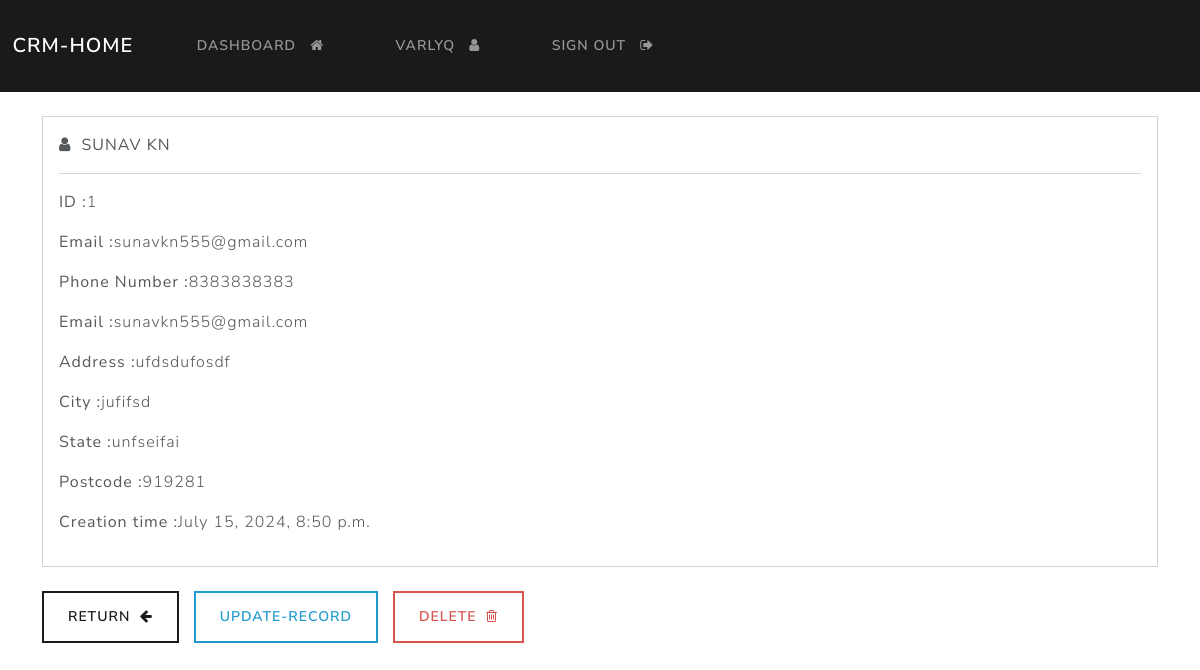
The page /record/1 (signed in) on the database its author committed.
### dcrm/models.py (models this page shows, shortened)
class Record(models.Model):
    creation_date=models.DateTimeField(auto_now_add=True)
    first_name=models.CharField(max_length=100)
    last_name=models.CharField(max_length=100)
    email=models.CharField(max_length=255)
    phone=models.CharField(max_length=15)
    address=models.CharField(max_length=300)
    city=models.CharField(max_length=30)
    state=models.CharField(max_length=30)
    postcode=models.CharField(max_length=8)
    sequence_id = models.PositiveIntegerField(default=0)

### dcrm/views.py (the view)
# urls.py: path('record/<int:pk>',views.singular_record,name="record"),
@login_required(login_url='my-login')
def singular_record(request, pk):
    all_records = Record.objects.get(id=pk)
    context = {'record': all_records}
    return render(request, 'dcrm/view-record.html', context=context)

### dcrm/templates/dcrm/view-record.html (shortened to what this page needs)
{% extends 'dcrm/base.html' %}
{% block content %}
    <div class="card">
        <div class="card-body">
            <i class="fa fa-user" aria-hidden="true"></i>&nbsp;
            <strong>
                {{record.first_name|upper}}
                {{record.last_name|upper }}
            </strong>
            <hr>
            <p><strong>ID :</strong>{{record.id}}</p>
            <p><strong>Email :</strong>{{record.email}}</p>
            <p><strong>Phone Number :</strong>{{record.phone}}</p>
            <p><strong>Email :</strong>{{record.email}}</p>
            <p><strong>Address :</strong>{{record.address}}</p>
            <p><strong>City :</strong>{{record.city}}</p>
            <p><strong>State :</strong>{{record.state}}</p>
            <p><strong>Postcode :</strong>{{record.postcode}}</p>
            <p><strong>Creation time :</strong>{{record.creation_date}}</p>
        </div>
    </div>
    <br>
    <a href="{% url 'dashboard' %}" class="btn btn-outline-primary">Return &nbsp;<i class="fa fa-arrow-left" aria-hidden="true"></i></a>
    <a href="{% url 'update-record' record.id %}" class="btn btn-outline-info">Update-record </a>
    <a href="{% url 'delete-record' record.id %}" class="btn btn-outline-danger">Delete &nbsp;<i class="fa fa-trash-o" aria-hidden="true"></i></a>
{% endblock %}

### dcrm/templates/dcrm/base.html (shortened to what this page needs)
{%load static%}
<!DOCTYPE html>
<html>
    <head>
        <link rel="stylesheet" type="text/css" href="https://bootswatch.com/5/lux/bootstrap.min.css">
        <link rel="stylesheet" type="text/css" href="{% static 'css/styles.css' %}">
        <link rel="stylesheet" href="https://cdnjs.cloudflare.com/ajax/libs/font-awesome/4.7.0/css/font-awesome.min.css">
    </head>
    <body>
        {% include 'dcrm/navbar.html' %}
        <div class="container">
            <br>
            {% block content %}
            {% endblock %}
        </div>
    </body>
</html>

### dcrm/templates/dcrm/navbar.html (shortened to what this page needs)
<nav class="navbar navbar-expand-lg navbar-dark bg-primary justify-content-center">
    <a class="navbar-brand main-heading" href="{% url '' %}">
      &nbsp; CRM-home
    </a>
      <div class="collapse navbar-collapse text-center" id="navbarNavDropdown">
        <ul class="navbar-nav mr-auto">
          {% if user.is_authenticated %}
            <li class="nav-item">
              <a class="nav-link" href="{% url 'dashboard' %}"> Dashboard &nbsp; <i class="fa fa-home" aria-hidden="true"></i> </a>
            </li>
            <li class="nav-item">
              <a class="nav-link" href="{% url 'user-info' %}"> {{user.username}} &nbsp; <i class="fa fa-user" aria-hidden="true"></i> </a>
            </li>
            <li class="nav-item">
              <a class="nav-link" href="{% url 'user-logout' %}">Sign out &nbsp; <i class="fa fa-sign-out" aria-hidden="true"></i> </a>
            </li>
        </ul>
        {% endif %}
      </div>
  </nav>

### rows shown on the page
Record: first_name "SUNAV", last_name "KN", id "1", email "sunavkn555@gmail.com", phone "8383838383", address "ufdsdufosdf", city "jufifsd", state "unfseifai", postcode "919281", creation_date "July 15, 2024, 8:50 p.m."

### other values the page prints
{{ user.username }} "VARLYQ"
